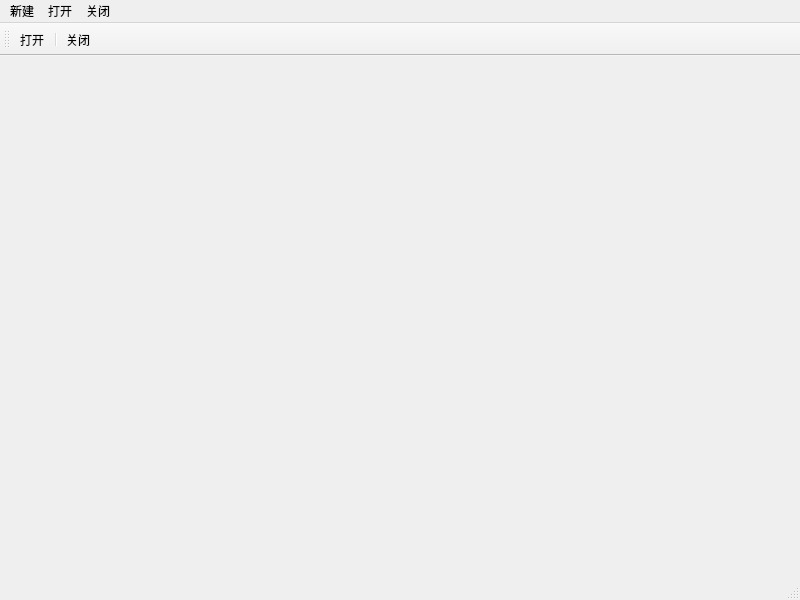
<?xml version="1.0" encoding="UTF-8"?>
<ui version="4.0">
 <class>MainWindow</class>
 <widget class="QMainWindow" name="MainWindow">
  <property name="geometry">
   <rect>
    <x>0</x>
    <y>0</y>
    <width>800</width>
    <height>600</height>
   </rect>
  </property>
  <property name="windowTitle">
   <string>MainWindow</string>
  </property>
  <widget class="QWidget" name="centralwidget"/>
  <widget class="QMenuBar" name="menubar">
   <property name="geometry">
    <rect>
     <x>0</x>
     <y>0</y>
     <width>800</width>
     <height>23</height>
    </rect>
   </property>
   <widget class="QMenu" name="menu">
    <property name="title">
     <string>新建</string>
    </property>
    <addaction name="separator"/>
    <addaction name="actionopen"/>
    <addaction name="separator"/>
    <addaction name="actionclose_2"/>
   </widget>
   <widget class="QMenu" name="menu_2">
    <property name="title">
     <string>打开</string>
    </property>
    <addaction name="separator"/>
   </widget>
   <widget class="QMenu" name="menu_3">
    <property name="title">
     <string>关闭</string>
    </property>
   </widget>
   <addaction name="menu"/>
   <addaction name="menu_2"/>
   <addaction name="menu_3"/>
  </widget>
  <widget class="QStatusBar" name="statusbar"/>
  <widget class="QToolBar" name="toolBar">
   <property name="windowTitle">
    <string>toolBar</string>
   </property>
   <attribute name="toolBarArea">
    <enum>TopToolBarArea</enum>
   </attribute>
   <attribute name="toolBarBreak">
    <bool>false</bool>
   </attribute>
   <addaction name="actionopen"/>
   <addaction name="separator"/>
   <addaction name="actionclose_2"/>
  </widget>
  <action name="actionopen">
   <property name="text">
    <string>打开</string>
   </property>
   <property name="toolTip">
    <string>打开</string>
   </property>
  </action>
  <action name="actionclose_2">
   <property name="text">
    <string>关闭</string>
   </property>
  </action>
 </widget>
 <resources/>
 <connections/>
</ui>
